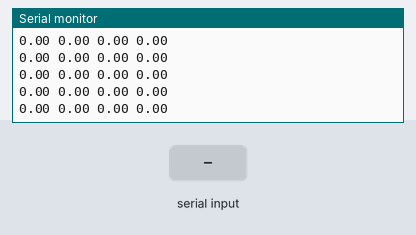
This sketch was run on a simulated Arduino Uno, built with avr-gcc and run on an emulated ATmega328P. On the bench: the last lines printed to the serial monitor. The test bench sets the inputs (shaded band).

Above: at 1.2 s.
1.3 s: "90,45,200\n" received over Serial
At 2.0 s:
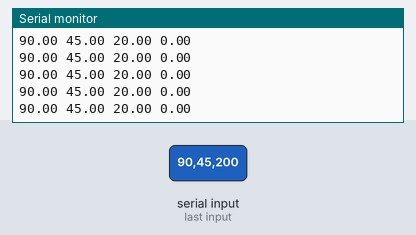
4.3 s: "1,90\n" received over Serial
At 5.0 s:
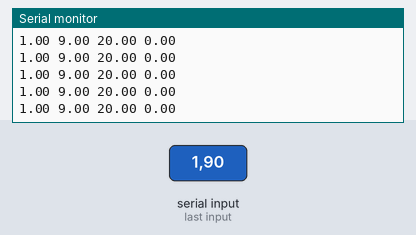
7.3 s: "90,45\n" received over Serial
At 7.9 s:
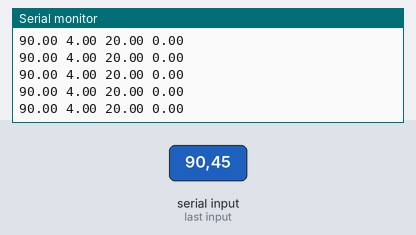
Timing chart, 0 to 10.3 s (numbered marks = the images above; inputs shaded):
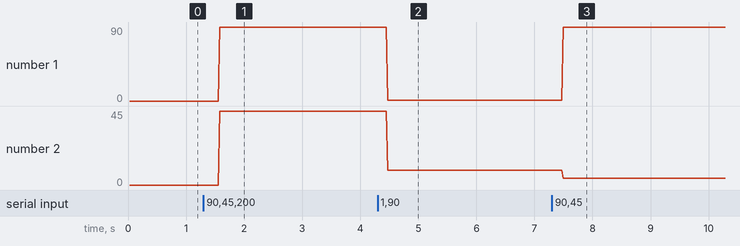

The sketch:

Splitting_string.ino
```cpp
const int numberOfValue = 3;
String pieces[numberOfValue];
float firstValue, secodeValue, thirdValue, lastValue = 0;
String readString = ""; /* Read String from Serial */
uint8_t Index = 0;
uint8_t lastIndex = 0;

void setup() {
  Serial.begin(9600);
  if (!Serial) {
    Serial.print("Check Serial Connection");
    while (1)
      ;
  } else {
    Serial.println(" Ready for Serial Read ");
  }
}

void loop() {
  // Check for data coming in from serial
  if (Serial.available() > 0) {
    // Read the first byte and store it as a char
    char ch = Serial.read();
    // Do all the processing here since this is the end of a line
    if (ch == '\n') {
      for (int i = 0; i < readString.length(); i++) {
        // Loop through each character and check if it's a comma
        if (readString.substring(i, i + 1) == ",") {
          // Grab the piece from the last index up to the current position and store it
          pieces[Index] = readString.substring(lastIndex, i);
          lastIndex = i + 1;
          Index++;
        }
        if (i == readString.length() - 1) {
          // Grab the last part of the string from the lastIndex to the end
          pieces[Index] = readString.substring(lastIndex, i);
        }
      }
      // Clear out string and Indexs to get ready for the next incoming string
      readString = "";
      Index = 0;
      lastIndex = 0;
    } else {
      readString += ch;
    }
  }
  firstValue = pieces[0].toFloat();
  secodeValue = pieces[1].toFloat();
  thirdValue = pieces[2].toFloat();
  lastValue = pieces[3].toFloat();
  Serial.print(firstValue);
  Serial.print(" ");
  Serial.print(secodeValue);
  Serial.print(" ");
  Serial.print(thirdValue);
  Serial.print(" ");
  Serial.println(lastValue);
}
```

Measured:
- after the input at 1.3 s, the serial monitor: prints a new line after 0.28 s (image 1)
- after the input at 4.3 s, the serial monitor: prints a new line after 0.17 s (image 2)
- after the input at 7.3 s, the serial monitor: prints a new line after 0.19 s (image 3)
- plotted number 1: 0 → 90 after the input at 1.3 s, 90 → 1 after the input at 4.3 s
- plotted number 2: 0 → 45 after the input at 1.3 s, 45 → 9 after the input at 4.3 s, 9 → 4 after the input at 7.3 s
